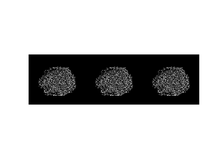
%> input picture FacelRecognition/HOG/CSLBPlemons.png, 220 x 165 px, shrunk from 700 x 525 before the run
$ octave HOG.m   (GNU Octave 9; MATLAB toolbox functions it lacks are replaced by stand-ins)
%> lines starting %> are read from the running program, lines starting %| are printed output that depends on the picture
### FacelRecognition/HOG/HOG_MATLAB-master/FilterImage.m
function [im_filtered] = FilterImage(im, filter)
%Input: im is the gray scale m × n image (Figure 2(a)) converted to double (refer to
%im2double built-in function); filter is a filter (k × k matrix)
%Output: im_filtered is m × n filtered image. You may need to pad zeros on the
%boundary on the input image to get the same size filtered image.
%Description: Given an image and filter, you will compute the filtered image. Given the
%two functions above, you can generate differential images by visualizing the magnitude
%of the filter response as shown in Figure 2(b) and 2(c).
im = im2double(im);
im_filtered = zeros(size(im));
center_k = floor(size(filter,1)/2)+1;

center_l = floor(size(filter,2)/2)+1;
for i = 1 : size(im,1)
    for j = 1 : size(im,2)
    % filtering
        v = 0;
        for k = 1 : size(filter,1)
            for l = 1 : size(filter,2)
                i1 = i + k - center_k;
                j1 = j + l - center_l;
                if i1 <= 0 || i1 > size(im_filtered,1) || j1 <= 0 || j1 > size(im_filtered,2)
                    continue;
                end
                v = v + im(i1,j1)*filter(k,l);
            end
        end
        im_filtered(i,j) = v;
    end
end

### FacelRecognition/HOG/HOG_MATLAB-master/GetGradient.m
function [grad_mag, grad_angle] = GetGradient(im_dx, im_dy)
%Input: im_dx and im_dy are the x and y differential images (size: m × n).
%Output: grad_mag and grad_angle are the magnitude and orientation of the gradient
%images (size: m × n). Note that the range of the angle should be [0, ?), i.e., unsigned
%angle (? == ? + ?).
%Description: Given the differential images, you will compute the magnitude and angle
%of the gradient. Using the gradients, you can visualize and have some sense with the
%image, i.e., the magnitude of the gradient is proportional to the contrast (edge) of
%the local patch and the orientation is perpendicular to the edge direction as shown in Figure 3.
grad_mag = abs(sqrt(im_dx.^2+im_dy.^2));
grad_angle = atan2(im_dy,im_dx);

### FacelRecognition/HOG/HOG_MATLAB-master/GetDifferentialFilter.m
function [filter_x, filter_y] = GetDifferentialFilter(kernel)
%Input: none.
%Output: filter_x and filter_y are 3×3 filters that differentiate along x and y directions, respectively.
%Description: You will compute the gradient by differentiating the image along x and
%y directions. This code will output the differential filters.
syms x y

% [13 lines of commented-out code are left out]
filter_x = [0 1; -1 0];
filter_y = [1 0; 0 -1];
end

%Laplacian
%filter = [0 -1 0; -1 4 -1; 0 -1 0];
%filter = [-1 -1 -1; -1 8 -1; -1 -1 -1];

### FacelRecognition/HOG/HOG_MATLAB-master/HOG.m
%function [hog] = HOG(im)
image = imread('D:\MatlabFiles\FacelRecognition\HOG\CSLBPlemons.png');
%> image is the input picture: size 165x220x3 uint8; min 0, max 255, mean 199.9
% image=imread('F:\matlabfile\HOG\XCS-LBP-master\1.bmp');
gray_img = rgb2gray(image);
% gray_img=image;

%1: Convert the gray-scale image to double format.
img = im2double(gray_img);
whos img

%2: Get differential images using GetDifferentialFilter and FilterImage
[filter_x, filter_y] = GetDifferentialFilter();
im_dx = FilterImage(img, filter_x);
%> after the loop in FilterImage, `for i = 1 : size(im,1)`:
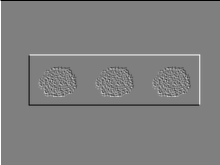
%> im_filtered: size 165x220 double; min -1, max 1, mean -0.00152; drawn with min black and max white
im_dy = FilterImage(img, filter_y);
%> call 2 of FilterImage, with filter = [1 0; 0 -1]
%> after the loop in FilterImage (call 2), `for i = 1 : size(im,1)`:
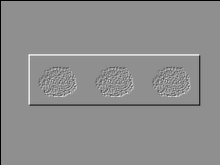
%> im_filtered: size 165x220 double; min -1, max 0.78, mean -0.0106; drawn with min black and max white

%3: Compute the gradients using GetGradient
[grad_mag, grad_angle] = GetGradient(im_dx, im_dy);
%> in GetGradient, `grad_mag = abs(sqrt(im_dx.^2+im_dy.^2));`:
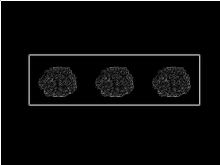
%> grad_mag: size 165x220 double; min 0, max 1.41, mean 0.0497; drawn with min black and max white
%> in GetGradient, `grad_angle = atan2(im_dy,im_dx);`:
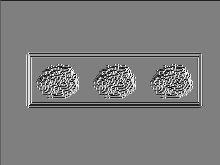
%> grad_angle: size 165x220 double; min -3.13, max 3.14, mean -0.0435; drawn with min black and max white
% subplot(2,2,1);
figure;
imshow(im_dx);title('水平方向梯度');

% subplot(2,2,2);
figure;
imshow(im_dy);title('垂直方向梯度');
%> after `imshow(im_dy)`:
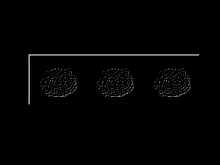
%> displayed picture: size 165x220, on the screen's scale of 0 to 255; min 0, max 199, mean 3
% subplot(2,2,3);
figure;
imshow(grad_mag);title('HoG特征图');
%> after `imshow(grad_mag)`:
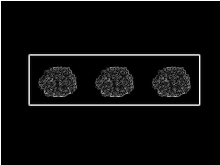
%> displayed picture: size 165x220, on the screen's scale of 0 to 255; min 0, max 255, mean 11.6
% subplot(2,2,4);
imshow(grad_angle);title('这个')
%> after `imshow(grad_angle)`:
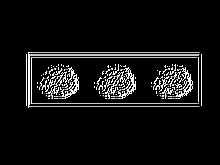
%> displayed picture: size 165x220, on the screen's scale of 0 to 255; min 0, max 255, mean 18.1


% [14 lines of commented-out code are left out]
